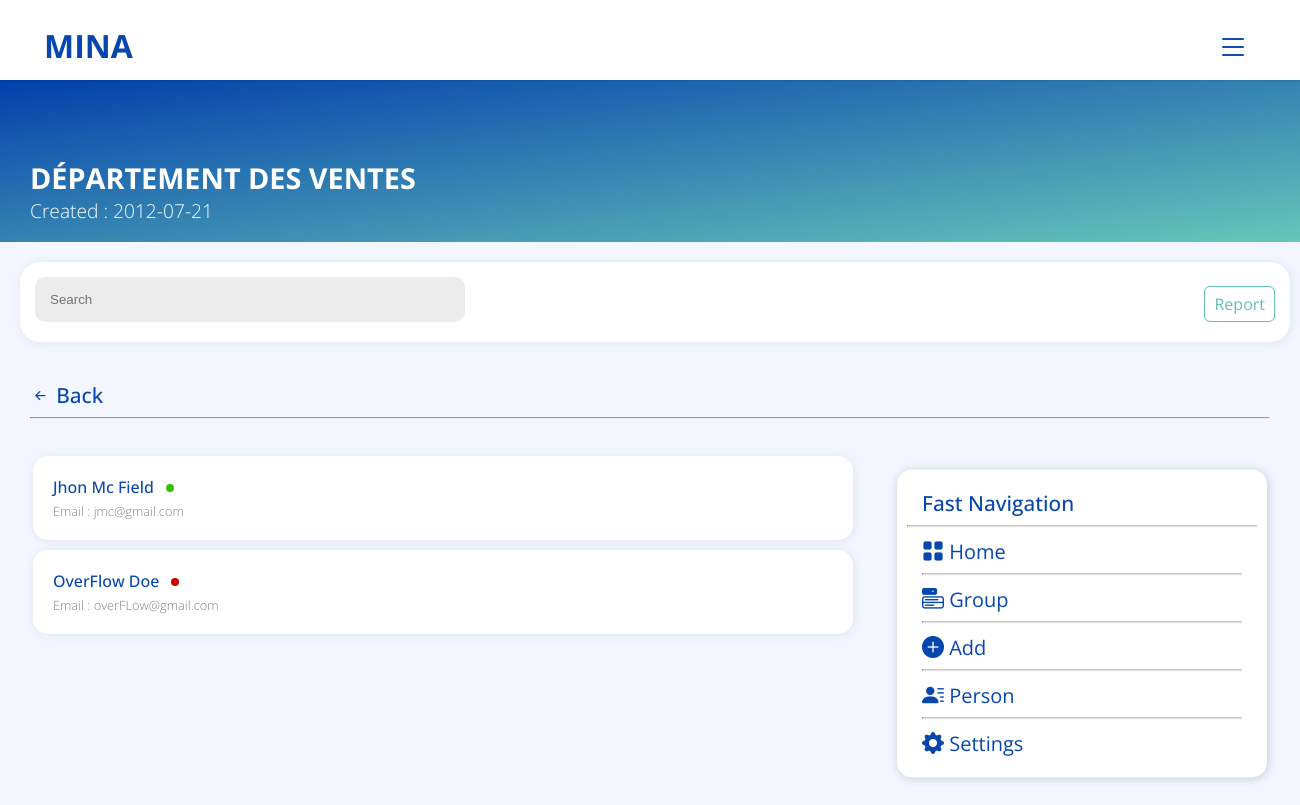
/View/group.php?group-details=4 (signed in), run on an earlier commit of the app's database.
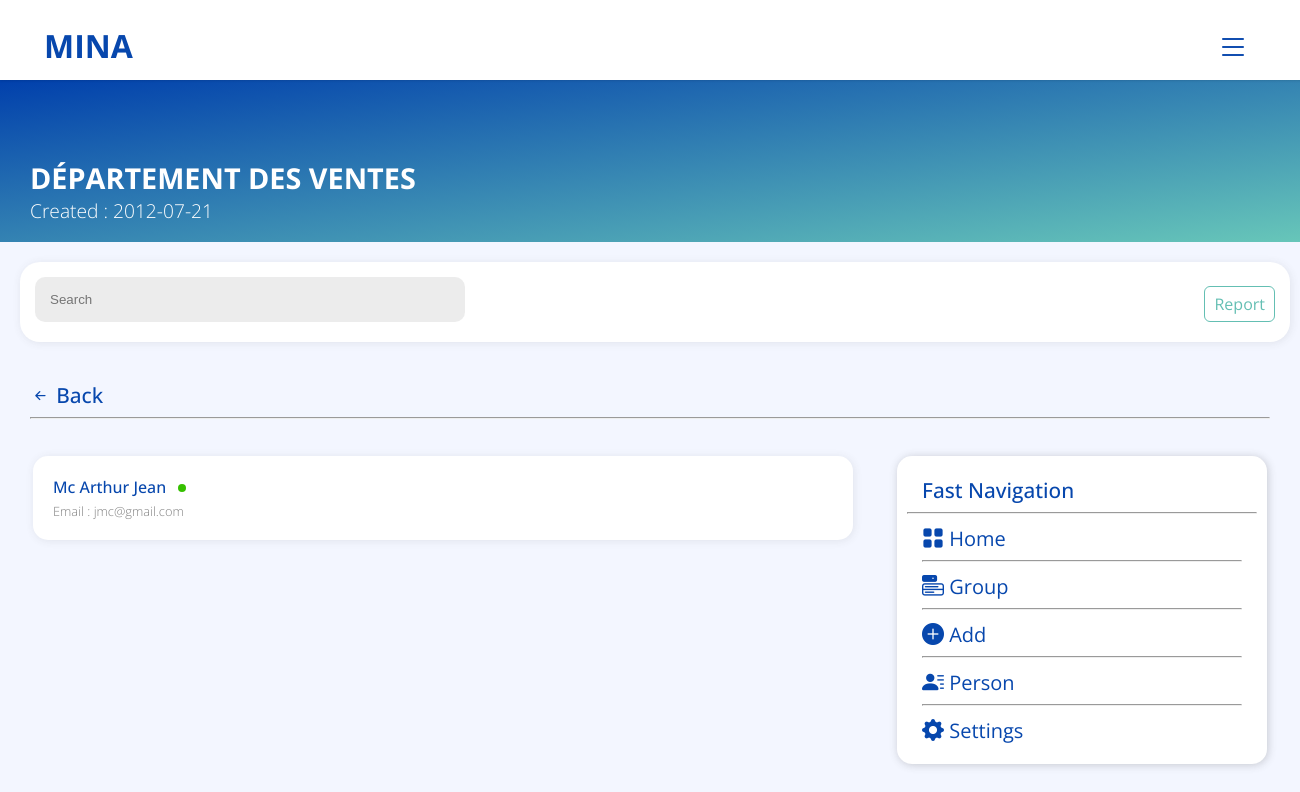
And on a later commit of the database.
### tables this page shows
CREATE TABLE `entreprise` (
  `id_ent` int(11) NOT NULL,
  `code_entreprise` varchar(50) NOT NULL,
  `nom_entreprise` varchar(100) NOT NULL,
  `date_creation` date NOT NULL,
  `date_expiration` date NOT NULL,
  `statut_id` int(11) NOT NULL
);

CREATE TABLE `personne` (
  `id_person` int(11) NOT NULL,
  `nom` varchar(50) NOT NULL,
  `prenom` varchar(50) NOT NULL,
  `date_naissance` date NOT NULL,
  `lieu_naissance` varchar(50) NOT NULL,
  `telephone_1` varchar(20) NOT NULL,
  `telephone_2` varchar(20) NOT NULL,
  `adresse` varchar(100) NOT NULL,
  `email` varchar(50) NOT NULL,
  `profile_image` varchar(255) NOT NULL,
  `date_exp` date NOT NULL DEFAULT current_timestamp(),
  `creation_date` date NOT NULL DEFAULT current_timestamp(),
  `id_statut` int(11) NOT NULL,
  `id_dependant` int(11) DEFAULT NULL,
  `id_group` int(11) NOT NULL,
  `id_program` int(11) NOT NULL
);

### View/group.php (the view, shortened to what the changed rows need)
<!Doctype html>
<html>
<head>
    <link rel="stylesheet" type="text/css" href="css/style.css">
    <link rel="stylesheet" type="text/css" href="css/main.css">
    <link rel="stylesheet" href="https://cdn.jsdelivr.net/npm/bootstrap-icons@1.5.0/font/bootstrap-icons.css">
</head>
<body class="body">
    <?php
    include_once('header.php');
    ?>
    <div class="third-part-content">
        <div class="container mt-3">
            <div class="list-content mt-3 mb-5">
                <?php
                if (isset($_POST["searchAll"])) {
                    $search = $_POST["searchAll"];
                    $id = $_GET["group-details"];
                    $code_entreprise = $_SESSION["code_entreprise"];
                    $query = "SELECT * FROM program, groupe, entreprise, personne WHERE personne.id_program = program.id_program AND program.id_program = groupe.id_program AND program.code_entreprise = '$code_entreprise' AND entreprise.code_entreprise = '$code_entreprise' AND nom LIKE '%$search%' OR prenom LIKE '%$search%' AND personne.id_group = $id AND groupe.id_group = $id ORDER BY personne.nom ASC";
                    $result = $conn->query($query);
                    if (mysqli_num_rows($result) > 0) {
                        while ($row = mysqli_fetch_assoc($result)) {
                            if ($row["id_statut"] == 1) {
                                $color = "green-circle";
                            } elseif ($row["id_statut"] == 2) {
                                $color = "red-circle";
                            }
                            echo '<a href="person-details.php?person-details=' . $row["id_person"] . '" class="nav-link">
                            <div class="bg-white">
                                <div class="group-name-and-details">
                                    <div class="group-name">' . $row["nom"] . ' ' . $row["prenom"] . '<span class="' . $color . '" ></span></div>
                                    <div class="group-details">
                                        Email  : ' . $row["email"] . '</div>
                                    </div>';
                            echo '</div>
                        </a>';
                        }
                    } else {
                        echo '<div class="bg-white">
                        <div class="group-name-and-details">
                            <div class="group-name">There is no person with this name...</div>
                            <div class="group-details">You can add a new person in this group !</div>
                        </div>
                    </div>';
                    }
                } else {
                    $id = $_GET["group-details"];
                    $code_entreprise = $_SESSION["code_entreprise"];
                    $query = "SELECT * FROM entreprise, program, groupe, personne WHERE entreprise.code_entreprise = '$code_entreprise' AND program.code_entreprise = '$code_entreprise' AND personne.id_program = program.id_program AND personne.id_group = groupe.id_group AND groupe.id_program = program.id_program AND personne.id_group = $id ORDER BY personne.nom ASC";
                    $result = $conn->query($query);
                    if (mysqli_num_rows($result) > 0) {
                        while ($row = mysqli_fetch_assoc($result)) {
                            if ($row["id_statut"] == 1) {
                                $color = "green-circle";
                            } elseif ($row["id_statut"] == 2) {
                                $color = "red-circle";
                            }
                            echo '<a href="person-details.php?person-details=' . $row["id_person"] . '" class="nav-link">
                            <div class="bg-white">
                                <div class="group-name-and-details">
                                    <div class="group-name">' . $row["nom"] . ' ' . $row["prenom"] . '<span class="' . $color . '" ></span></div>
                                    <div class="group-details">
                                        Email  : ' . $row["email"] . '</div>
                                    </div>';
                            echo '</div>
                        </a>';
                        }
                    }
                }
                include_once('sidebar.php');
                ?>
            </div>
        </div>
    </div>
    <?php
    include_once('footer.php');
    ?>
</body>
</html>

What changed in the data, as far as the page shows it:
no longer on one of the page's lists (row edited): entreprise: personne.nom "OverFlow", personne.prenom "Doe", personne.email "overFLow@gmail.com"
changed entreprise "jmc@gmail.com": personne.nom "Jhon" → "Mc Arthur"; personne.prenom "Mc Field" → "Jean"
